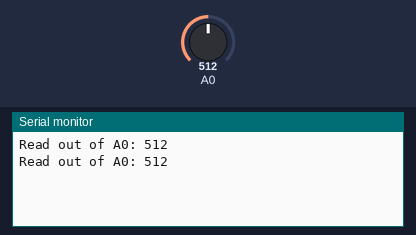
This sketch was run on a simulated ESP8266 (NodeMCU). On the bench: the last lines printed to the serial monitor. The test bench sets the inputs (shaded band); at power-on: A0 = 512.

Above: at 1.8 s.
1.9 s: A0 set to 716
At 2.7 s:
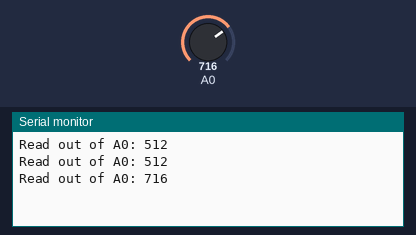
3.4 s: A0 set to 900
At 4.8 s:
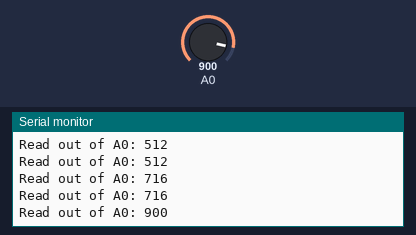
Timing chart, 0 to 6.4 s (numbered marks = the images above; inputs shaded):
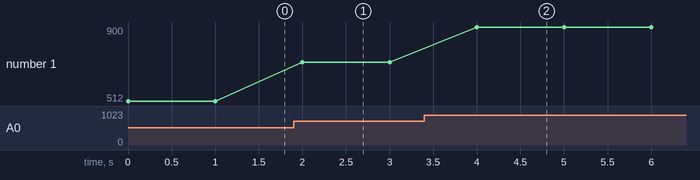

The sketch:

testReadPin.ino
```cpp
#include <ESP8266WiFi.h>

void setup()
{
  // Start Serial (to display results on the Serial monitor)
  Serial.begin(115200);

  pinMode(A0, INPUT);
  //pinMode(12, INPUT);
  //pinMode(10, INPUT);


}
void loop() {

  // Read GPIO 5 and print it on Serial port
  Serial.print("Read out of A0: ");
  Serial.println(analogRead(A0));
  //Serial.print("Read out of 10: ");
  //Serial.println(digitalRead(10));

  // Wait 1 second
  delay(1000);
}
```

Measured:
- after the input at 1.9 s, the serial monitor: prints a new line after 0.10 s (image 1)
- after the input at 3.4 s, the serial monitor: prints a new line after 0.60 s (image 2)
- plotted number 1: 512 → 716 after the input at 1.9 s, 716 → 900 after the input at 3.4 s
